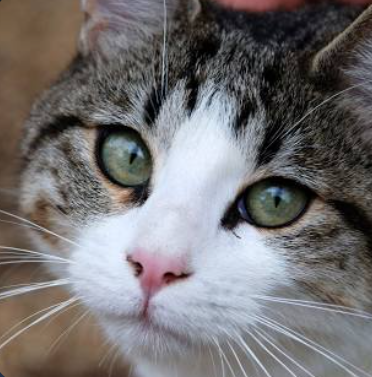
#> input picture openCV/advanced/images/cat1.png, 372 x 377 px
$ python edgedetection.py
#> lines starting #> are read from the running program, lines starting #| are printed output that depends on the picture; after the words box and inside, x2 and y2 are one past the last pixel; in counts of white or black regions, pixels touching at a corner belong together
import cv2 as cv
import numpy as np


# load
img = cv.imread('./images/cat1.png')
#> img is the input picture: shape (377, 372, 3); mean B, G, R 113.3, 112.5, 115.6
cv.imshow('ori', img)

# gray image

gray = cv.cvtColor(img, cv.COLOR_BGR2GRAY)  # convert
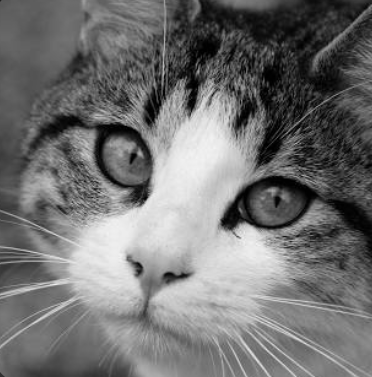
#> gray: shape (377, 372); min 0, max 243, mean 113.5

# several algo for edge detection

# 1. laplacian
lap = cv.Laplacian(gray, cv.CV_64FC1)
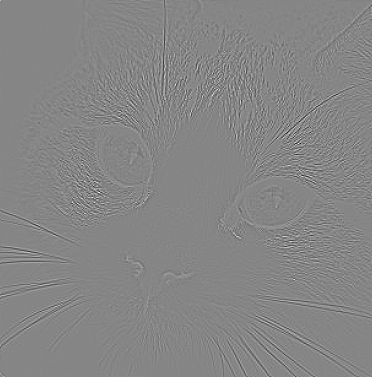
#> lap: shape (377, 372) float64; min -338, max 306, mean 0; drawn with min black and max white
lap = np.uint8(np.absolute(lap))
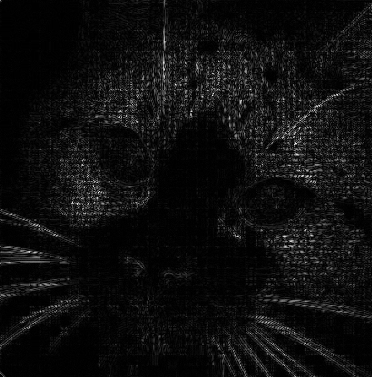
#> lap: shape (377, 372); min 0, max 247, mean 14.4
cv.imshow('laplacian', lap)


# 1. sobel
soblex = cv.Sobel(gray, cv.CV_64F, 0, 1)
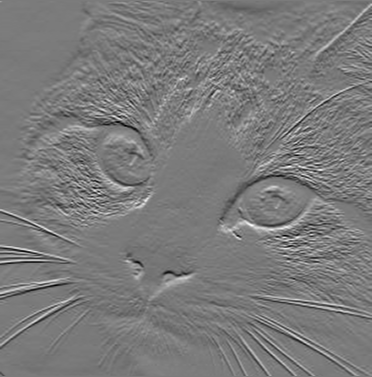
#> soblex: shape (377, 372) float64; min -480, max 514, mean 0.5; drawn with min black and max white
sobley = cv.Sobel(gray, cv.CV_64F, 1, 0)
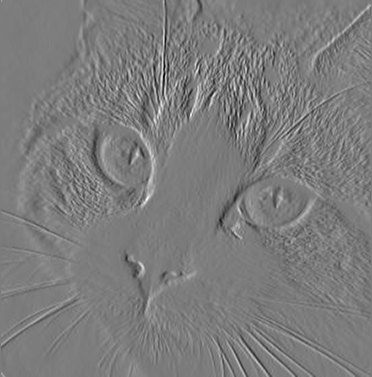
#> sobley: shape (377, 372) float64; min -549, max 572, mean -0.2; drawn with min black and max white
cv.imshow('soblex', soblex)
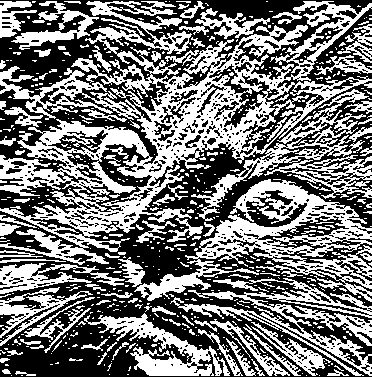
#> window 'soblex': shape (377, 372); 46.7% white; 589 white regions (483 under 20 px), largest, box (x1, y1, x2, y2) and area: (0, 1, 372, 265) 27663, (134, 179, 372, 302) 8482, (188, 278, 372, 376) 3722
cv.imshow('sobley', sobley)
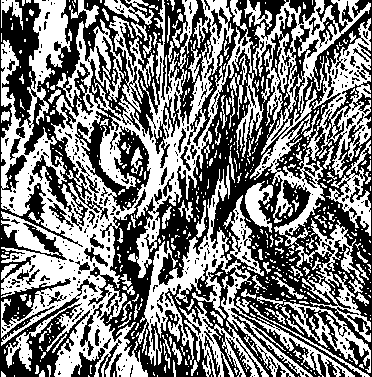
#> window 'sobley': shape (377, 372); 48.9% white; 583 white regions (468 under 20 px), largest, box (x1, y1, x2, y2) and area: (1, 0, 264, 377) 32812, (250, 0, 371, 342) 8908, (136, 165, 355, 377) 7668


cv.waitKey(0)

$ run again, with openCV/advanced/images/cat2.jpg saved as openCV/advanced/images/cat1.png
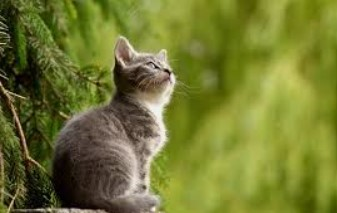
#> input picture openCV/advanced/images/cat2.jpg, 337 x 213 px
#> img is the input picture: shape (213, 337, 3); mean B, G, R 49.2, 120.5, 114.2
#> `cv.imshow('soblex', soblex)`:
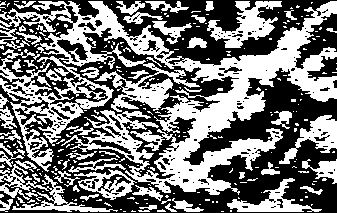
#> window 'soblex': shape (213, 337); 46.4% white; 275 white regions (219 under 20 px), largest, box (x1, y1, x2, y2) and area: (0, 1, 337, 195) 21683, (207, 1, 282, 48) 1477, (0, 164, 118, 212) 1267
#> `cv.imshow('sobley', sobley)`:
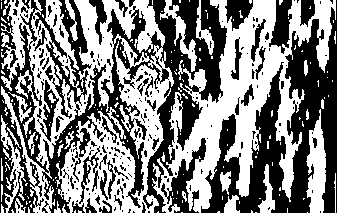
#> window 'sobley': shape (213, 337); 50.4% white; 245 black regions (192 under 20 px), largest, box (x1, y1, x2, y2) and area: (0, 0, 227, 213) 17424, (201, 0, 337, 213) 11157, (161, 138, 206, 213) 1074
